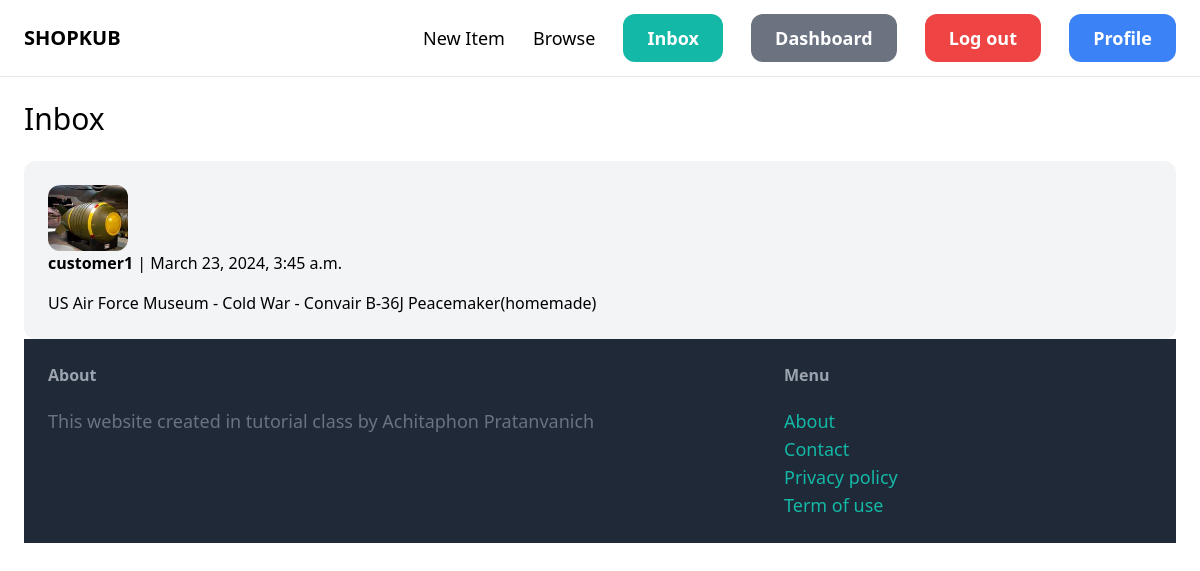
The page /inbox/ (signed in) on the database its author committed.
### conversation/models.py (models this page shows)
class Conversation(models.Model):
    item = models.ForeignKey(Item, related_name="conversation", on_delete=models.CASCADE)
    members = models.ManyToManyField(User, related_name="conversations")
    created_at = models.DateTimeField(auto_now_add=True)
    modified_at = models.DateTimeField(auto_now=True)
    class Meta:
        ordering= ('-modified_at',)

### item/models.py (models this page shows, shortened)
class Item(models.Model):
    category = models.ForeignKey(Category, related_name="items", on_delete=models.CASCADE)
    name = models.CharField(max_length=255)
    description = models.TextField(blank=True, null=True)
    price = models.FloatField()
    image = models.ImageField(upload_to="item_images", blank=True, null=True)
    is_sold = models.BooleanField(default=False)
    created_by = models.ForeignKey(User, related_name="items", on_delete=models.CASCADE)
    created_at = models.DateTimeField(auto_now_add=True)

### conversation/views.py (the view)
# urls.py: path('inbox/', include("conversation.urls")),
@login_required
def inbox(request):
    conversations = Conversation.objects.filter(members__in=[request.user.id])
    return render(request, 'conversation/inbox.html', {"conversation": conversations})

### conversation/templates/conversation/inbox.html (shortened to what this page needs)
{% extends 'core/base.html' %}
{% block content %}
<h1 class="mb-6 text-3xl">Inbox </h1>
<div class="space-y-6">
    {% for conversation in conversation %}
    <a href="{% url 'conversation:detail' conversation.id %}">
        <div class="p-6 flex bg-gray-100 rounded-xl">
            <div class="pr-6">
                <img src="{{conversation.item.image.url}}" class="w-20 rounded-xl"
            </div>
            <div>
                {% for member in conversation.members.all %}
                    {% if member != request.user %}
                        <p class="mb-4"> <strong> {{member.username}} </strong> | {{conversation.modified_at}} </p>
                        <p> {{conversation.item.name}} </p>
                    {% endif %}
                {% endfor %}
            </div>
        </div>
    </a>
    {% endfor %}
</div>
{% endblock %}

### rows shown on the page
Conversation: item.image (picture), modified_at "March 23, 2024, 3:45 a.m.", item.name "US Air Force Museum - Cold War - Convair B-36J Peacemaker(homemade)"

### other values the page prints
{{ member.username }} "customer1"
